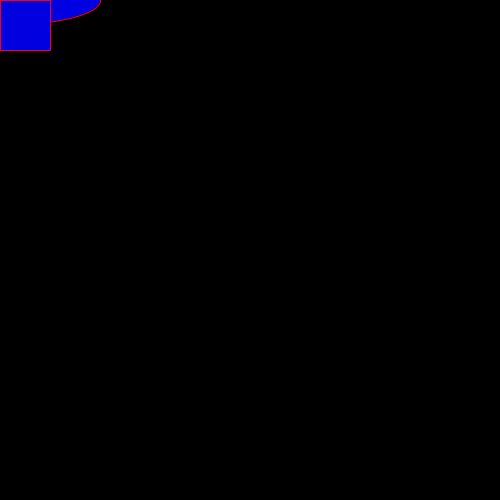
Frame 1 (no input)
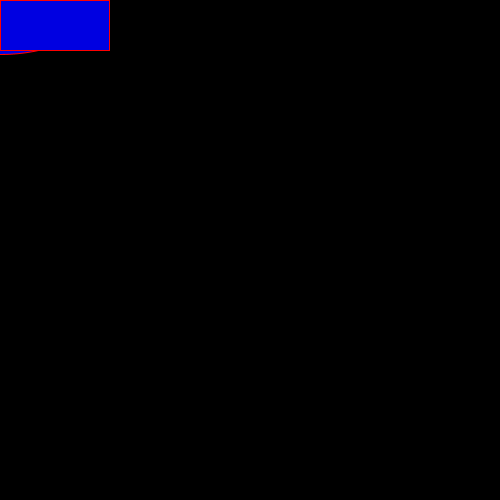
Frame 60 (the mouse pressed at the canvas centre just before this capture)
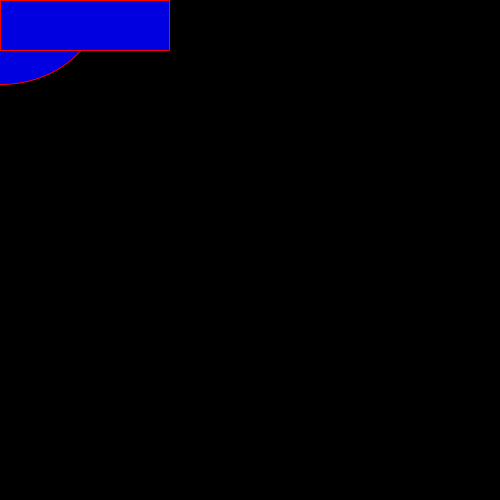
Frame 120 (the mouse held since frame 60 and released just before this capture)

The Processing sketch that drew these frames (run headless with seeded random() and noise(); from frame 60 on, the mouse is pressed at the canvas centre):

// Processing sketch: move_ellipse_rect_in_side_screen
// ── move_ellipse_rect_in_side_screen.pde
 int circleY,circleX,PcircleX,PcircleY;
 void setup()
{ 
  size(500,500);
  circleY=50;
  circleX=50;
  
}
void draw()
{ 
  background(0);
  fill(0,0,225);
  stroke(255,0,0);
  ellipse(PcircleX ,PcircleY,200,circleY);
  rect(PcircleX,PcircleY,circleX,50);
  circleY  =  circleY + 1;
  circleX = circleX +1;
}
